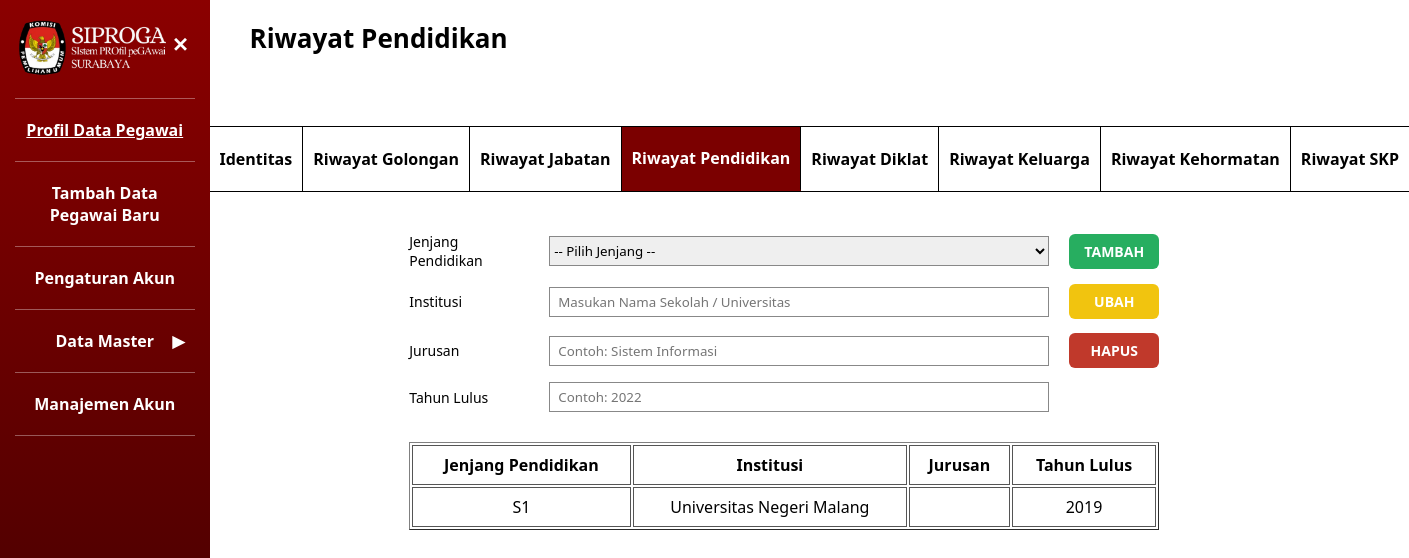
/admin/Admin_Edit_Riwayat_Pendidikan.php?nip=19170912409801217 (signed in), run on the app's committed database.
### tables this page shows
CREATE TABLE `riwayat_pendidikan` (
  `id_riwayat_pend` int UNSIGNED NOT NULL,
  `nip` char(18) NOT NULL,
  `id_jenjang_pend` int UNSIGNED NOT NULL,
  `institusi` varchar(100) NOT NULL,
  `tahun_lulus` year NOT NULL,
  `jurusan` varchar(100) DEFAULT NULL
);

CREATE TABLE `master_jenjang_pend` (
  `id_jenjang_pend` int UNSIGNED NOT NULL,
  `jenjang_pend` varchar(100) NOT NULL,
  `keterangan` varchar(100) DEFAULT NULL
);

### admin/Admin_Edit_Riwayat_Pendidikan.php (the view, shortened to what this page needs)
<?php
include '../config/koneksi.php';
$nip = $_POST['nip'] ?? $_GET['nip'] ?? '';
?>
<!DOCTYPE html>
<html lang="id">
<head>
  <link rel="stylesheet" href="../assets/style.css" />
  <link rel="stylesheet" href="../assets/edit_riwayat.css" />
</head>
<body class="role-admin">
  <aside class="sidebar" id="sidebar">
    <div class="logo_siproga">
      <img src="../auth/Logo_Siproga.png">
      <button class="tombol-menu" id="tombolMenu">✕</button>
    </div>
    <hr class="garis-menu" />
    <a href="Admin_Profil_Data_Pegawai.php" class="item-menu aktif">
      Profil Data Pegawai
    </a>
    <hr class="garis-menu" />
    <a href="Admin_Tambah_Data.php" class="item-menu">
      Tambah Data Pegawai Baru
    </a>
    <hr class="garis-menu" />
    <a href="Admin_Pengaturan_Akun.php" class="item-menu">
      Pengaturan Akun
    </a>
    <hr class="garis-menu" />
    <div class="item-menu" id="menuDataMaster">
      Data Master
      <span class="panah-menu" id="panahDataMaster">▼</span>
    </div>
    <hr class="garis-menu" />
    <a href="Admin_Manajemen_Akun.php" class="item-menu">
      Manajemen Akun
    </a>
    <hr class="garis-menu">
  </aside>
  <main class="konten">
    <h2>Riwayat Pendidikan</h2>
    <div class="tab-menu">
      <a href="identitas-pegawai.php?nip=<?= $nip ?>" class="tab">Identitas</a>
      <a href="Admin_Edit_Riwayat_Golongan.php?nip=<?= $nip ?>" class="tab">Riwayat Golongan</a>
      <a href="Admin_Edit_Riwayat_Jabatan.php?nip=<?= $nip ?>" class="tab">Riwayat Jabatan</a>
      <a href="Admin_Edit_Riwayat_Pendidikan.php?nip=<?= $nip ?>" class="tab aktif">Riwayat Pendidikan</a>
      <a href="Admin_Edit_Riwayat_Diklat.php?nip=<?= $nip ?>" class="tab">Riwayat Diklat</a>
      <a href="Admin_Edit_Riwayat_Keluarga.php?nip=<?= $nip ?>" class="tab">Riwayat Keluarga</a>
      <a href="Admin_Edit_Riwayat_Kehormatan.php?nip=<?= $nip ?>" class="tab">Riwayat Kehormatan</a>
      <a href="Admin_Edit_Riwayat_SKP.php?nip=<?= $nip ?>" class="tab">Riwayat SKP</a>
    </div>
    <div class="bagian-identitas">
      <div class="form-edit">
      <form method="POST" id="formUpload">
          <div class="baris-form" style="grid-template-columns:120px 500px 120px;">
            <label>Jenjang Pendidikan</label>
            <select name="id_jenjang_pend" style="height:30px; border:1px solid #888;">
              <option value="">-- Pilih Jenjang --</option>
            </select>
            <button type="button" onclick="klikTambah()" class="tombol-tambah btn-kecil">
              TAMBAH
            </button>
          </div>
          <div class="baris-form" style="grid-template-columns:120px 500px 120px;">
            <label>Institusi</label>
            <input type="text" name="institusi" placeholder="Masukan Nama Sekolah / Universitas">
            <button type="button" onclick="klikUbahBeda('id_riwayat_pend')" class="tombol-ubah btn-kecil">
              UBAH
            </button>
          </div>
          <div class="baris-form" style="grid-template-columns:120px 500px 120px;">
            <label>Jurusan</label>
            <input type="text" name="jurusan" placeholder="Contoh: Sistem Informasi">
            <button type="button" onclick="klikHapus('id_riwayat_pend')" class="tombol-hapus btn-kecil">
              HAPUS
            </button>
          </div>
          <div class="baris-form" style="grid-template-columns:120px 500px 120px;">
            <label>Tahun Lulus</label>
            <input type="number" name="tahun_lulus" placeholder="Contoh: 2022">
          </div>
          <table class="tabel-riwayat" border="1" cellpadding="5">
            <thead>
              <tr>
                <th>Jenjang Pendidikan</th>
                <th>Institusi</th>
                <th>Jurusan</th>
                <th>Tahun Lulus</th>
              </tr>
            </thead>
            <tbody>
              <?php
              $dataRiwayat = mysqli_query($conn, "
              SELECT rp.*, mj.jenjang_pend
              FROM riwayat_pendidikan rp
              JOIN master_jenjang_pend mj
              ON rp.id_jenjang_pend = mj.id_jenjang_pend
              WHERE rp.nip='$nip'
              ORDER BY rp.tahun_lulus DESC
              ");
                            while ($row = mysqli_fetch_assoc($dataRiwayat)) {
                              echo "<tr onclick=\"pilihData('" . $row['id_riwayat_pend'] . "','" . $row['id_jenjang_pend'] . "','" . $row['institusi'] . "','" . $row['jurusan'] . "','" . $row['tahun_lulus'] . "')\">
              <td>" . $row['jenjang_pend'] . "</td>
              <td>" . $row['institusi'] . "</td>
              <td>" . $row['jurusan'] . "</td>
              <td>" . $row['tahun_lulus'] . "</td>
              </tr>";
              }
              ?>
            </tbody>
          </table>
        </form>
      </div>
    </div>
  </main>
</body>
</html>

### assets/style.css (style rules this page uses)
* { box-sizing: border-box; font-family: "Segoe UI", Tahoma, sans-serif; }
body { margin: 0; min-height: 100vh; display: flex; background: #ffffff; }
.sidebar { width: 260px; background: linear-gradient(to bottom, #8b0000, #3b0000); color: #fff; padding: 20px 15px; min-height: 100vh; }
.tombol-menu { background: none; border: none; color: #fff; font-size: 22px; cursor: pointer; font-weight: bold; }
.garis-menu { border: none; border-top: 1px solid rgba(255, 255, 255, 0.35); margin: 12px 0; }
.item-menu { padding: 8px 5px; cursor: pointer; font-weight: bold; text-align: center; position: relative; display: block; text-decoration: none; color: white; }
.item-menu.aktif { text-decoration: underline; }
.panah-menu { position: absolute; right: 10px; top: 50%; transform: translateY(-50%); }
.konten { flex: 1; padding: 20px 40px 30px; position: relative; }
.konten h2 { margin: 0 0 25px; font-size: 26px; }
.baris-form { display: grid; grid-template-columns: 240px 1fr; align-items: center; margin-bottom: 14px; column-gap: 20px; }
.baris-form label { font-size: 14px; }
.baris-form input { height: 30px; border: 1px solid #888; padding: 4px 8px; width: 100%; }
.tombol-ubah { background: #f1c40f; color: #fff; border: none; padding: 8px 22px; border-radius: 5px; font-weight: bold; cursor: pointer; }
.tombol-hapus { background: #c0392b; color: #fff; border: none; padding: 8px 22px; border-radius: 5px; font-weight: bold; cursor: pointer; }
.tombol-tambah { background: #27ae60; color: #fff; border: none; padding: 8px 22px; border-radius: 5px; font-weight: bold; cursor: pointer; }
.tabel-riwayat { width:750px; margin-top:30px; }
.tabel-riwayat th, .tabel-riwayat td { border: 0.8px solid #555; padding: 8px; text-align: center; }
.btn-kecil { width: 90px; padding: 8px 0; font-size: 14px; border-radius: 6px; }
.tab { text-decoration: none; color: inherit; display: flex; align-items: center; justify-content: center; }
.tab-menu { display: flex; width: calc(100% + 80px); margin: 70px -40px 20px -40px; padding: 0; border-bottom: 1px solid #000; border-top: 1px solid #000; background-color: #fff; overflow-x: auto; }
.tab-menu .tab { flex: 1; padding: 20px 10px; border: none; border-right: 1px solid #000; background: #fff; cursor: pointer; font-weight: 600; white-space: nowrap; }
.tab-menu .tab:last-child { border-right: none; }
.tab-menu .tab.aktif { background-color: #7b0000; color: #fff; border-bottom: 2px solid #7b0000; }
.logo_siproga { display: flex; align-items: flex-start; position: relative; }
.logo_siproga img { width: 170px; height: auto; padding-right: 12px; display: block; margin-bottom: 10px; }
.tombol-menu { font-size: 20px; background: none; border: none; color: white; cursor: pointer; position: absolute; right: 0px; top: 10px; }

### assets/edit_riwayat.css (style rules this page uses)
.form-edit { max-width: 800px; margin-top: 0px !important; flex: 1; }
.bagian-identitas { display: flex; justify-content: center; margin-top: 40px; }
.tabel-riwayat { width: 750px; margin-top: 30px; }
.tabel-riwayat tr { cursor: pointer; }

### data on the page
riwayat_pendidikan: id_jenjang_pend.jenjang_pend "S1", institusi "Universitas Negeri Malang", tahun_lulus "2019"
